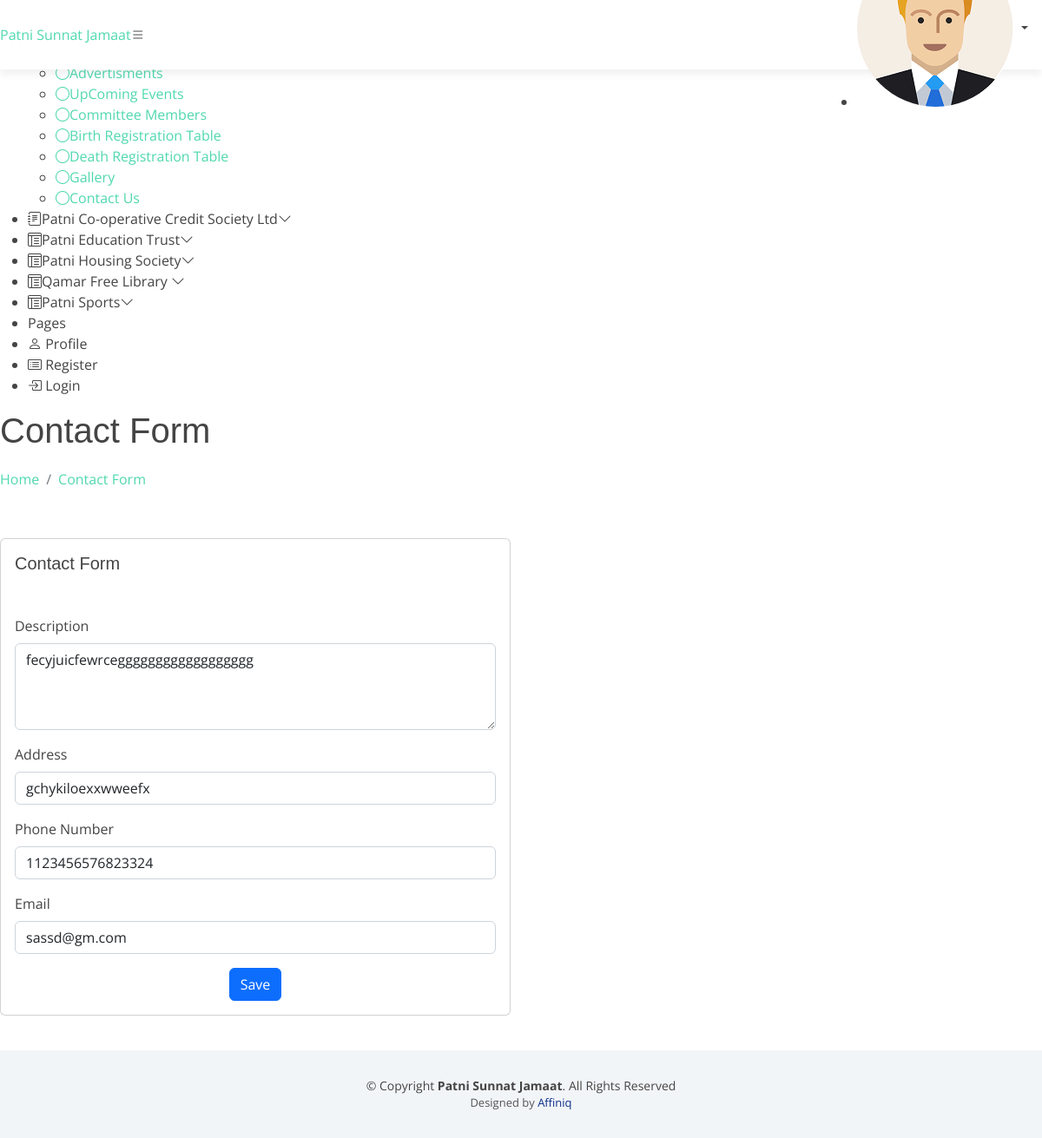
Page /admin/patni-education-trust-contact.php (signed in) on the committed database.
### tables this page shows
CREATE TABLE `contact` (
  `sid` int(11) NOT NULL,
  `description` varchar(255) NOT NULL,
  `address` varchar(255) NOT NULL,
  `phone_number` varchar(255) NOT NULL,
  `email` varchar(255) NOT NULL,
  `committ_id` int(11) NOT NULL
);

### admin/patni-education-trust-contact.php (the view, shortened to what this page needs)
<?php include 'header.php';?>
<main id="main" class="main">
<div class="pagetitle">
  <h1>Contact Form</h1>
  <nav>
    <ol class="breadcrumb">
      <li class="breadcrumb-item"><a href="index.php">Home</a></li>
      <li class="breadcrumb-item active"><a href="patni-education-trust-contact.php">Contact Form</a></li>
    </ol>
  </nav>
</div>
<section class="section">
  <div class="row">
     <div class="col-lg-6">
      <div class="card">
        <div class="card-body">
          <h5 class="card-title">Contact Form</h5>
          <?php
require ('config1.php');
$sql= "SELECT * FROM contact WHERE sid=3";
$result = mysqli_query($conn,$sql) or die("Failed");
if(mysqli_num_rows($result)>0){
    while($row = mysqli_fetch_assoc($result)){
?>
          <form class="row g-3" action="e-contact-update.php" method="POST">
          <div class="col-12">
            </div>
           <div class="col-12">
              <label for="inputAddress" class="form-label">Description</label>
              <textarea class="form-control" name="description" style="height: 100px"><?php echo $row['description'];?></textarea>
            </div>
           <div class="col-12">
              <label for="inputAddress" class="form-label">Address</label>
              <input type="text" class="form-control" id="inputAddress" name="address" placeholder="1234 Main St" value="<?php echo $row['address'];?>">
            </div>
            <div class="col-12">
              <label for="inputNanme4" class="form-label">Phone Number</label>
              <input type="text" class="form-control" id="inputNanme4" name="phone_number" value="<?php echo $row['phone_number'];?>">
            </div>
            <div class="col-12">
              <label for="inputEmail4" class="form-label">Email</label>
              <input type="email" class="form-control" id="inputEmail4" name="email" value="<?php echo $row['email'];?>">
            </div>
            <div class="text-center">
              <button type="submit" class="btn btn-primary" name="submit">Save</button>
            </div>
          </form>
     <?php }
    }
    ?>
        </div>
      </div>
    </div>
  </div>
</section>
</main>
<?php include 'footer.php';?>

### assets/css/style.css (style rules this page uses)
body { background: #fff; color: #444; font-family: "Open Sans", sans-serif; }
h1, h2, h3, h4, h5, h6 { font-family: "Montserrat", sans-serif; font-weight: 400; margin: 0 0 20px 0; padding: 0; }
section { padding: 40px 0; overflow: hidden; }

### rows in the picture
contact: description "fecyjuicfewrcegggggggggggggggggg", address "gchykiloexxwweefx", phone_number "1123456576823324", email "sassd@gm.com"
